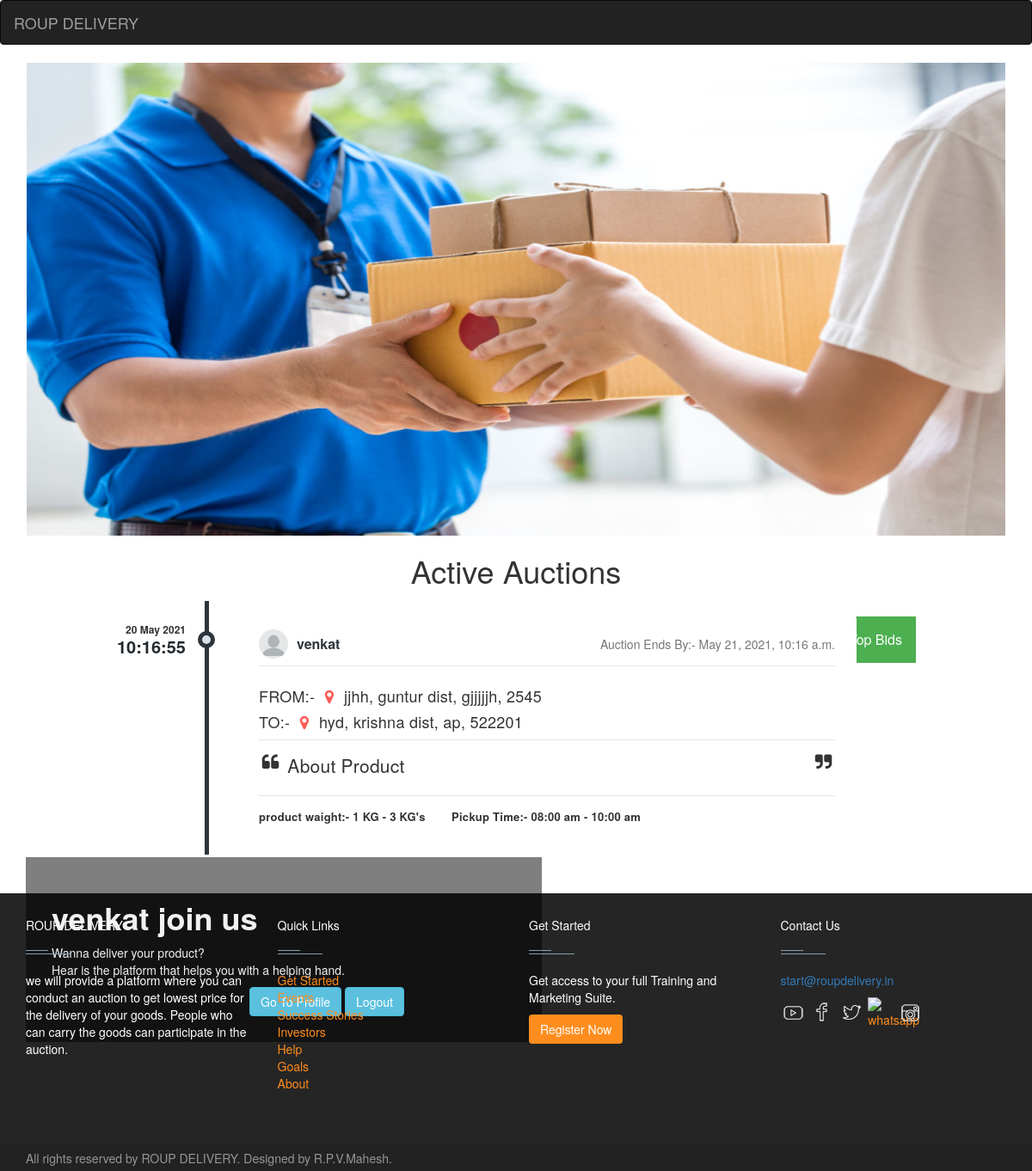
The app's page /home (signed in) with its own data.
### sample_app/models.py (models this page shows, shortened)
class deliv_form(models.Model):
	deliv_form_id = models.IntegerField()
	username = models.CharField(max_length=30)
	sender_name = models.CharField(max_length=30)
	sender_email_id = models.EmailField()
	sender_phone_no = models.IntegerField()
	sen_d_no = models.IntegerField()
	sen_city = models.CharField(max_length=30)
	sen_state = models.CharField(max_length=30)
	sen_district = models.CharField(max_length=30)
	sen_pincode = models.IntegerField()
	sen_land_mark = models.CharField(max_length=30)
	rec_name = models.CharField(max_length=30)
	rec_email_id= models.EmailField()
	rec_phone_no = models.IntegerField()
	rec_d_no = models.IntegerField()
	rec_city = models.CharField(max_length=30)
	rec_state = models.CharField(max_length=30)
	rec_district = models.CharField(max_length=30)
	rec_pincode = models.IntegerField()
	rec_land_mark = models.CharField(max_length=30)
	about_product = models.CharField(max_length=130)
	pro_waight = models.CharField(max_length=30)
	pickup_time = models.CharField(max_length=30)
	auction_time = models.DateTimeField(auto_now_add=False, auto_now=False, blank=True,null=True)
	auct_time = models.CharField(max_length=10)
	auct_year = models.IntegerField()
	auct_day = models.CharField(max_length=10)
	auct_month = models.CharField(max_length=10)
	auction_status = models.CharField(max_length=30,default='live',unique=False)
	time_stamp=models.DateTimeField()
	min_bid_amnt=models.IntegerField(default=0,unique=False)
	achived_by=models.CharField(max_length=30,default='None',unique=False)

### sample_app/views.py (the view)
# urls.py: 2. Add a URL to urlpatterns:  path('', views.home, name='home')
def home(request):
	import datetime
	import pytz
	x =datetime.datetime.now()
	x = pytz.utc.localize(x)
	trl_obj1 = bid_table.objects.all().order_by('bid_amount')
	trl_obj = deliv_form.objects.all().order_by('-time_stamp')
	return render(request,'sample_app/home.html',{'trl_obj':trl_obj,'res':x, 'trl_obj1':trl_obj1})

### templates/sample_app/home.html (shortened to what this page needs)
<!DOCTYPE html>
{% load staticfiles %}
{% load static %}
<html lang="en">
<head>
    <link rel="stylesheet" type="text/css" href="{% static 'css/home.css' %}">
  <link rel="stylesheet" href="https://maxcdn.bootstrapcdn.com/bootstrap/3.4.0/css/bootstrap.min.css">
</head>
<body>
<nav class="navbar navbar-inverse">
  <div class="container-fluid">
    <div class="navbar-header">
      <a class="navbar-brand" href="#">ROUP DELIVERY</a>
    </div>
  </div>
</nav>
<div class="container">
  <img class="first_img" src="{%static 'images/home.jpg'%}" style="width: 1320px; height: 550px;"  alt="Responsive image">
  <div class="content">
    <h1><b>{{ request.user.username }} join us</b></h1>
    <p>Wanna deliver your product? <br>Hear is the platform that helps you with a helping hand.</p>
    <div class="buttons">
    {% if request.user.username %}
    <a type="button" class="btn btn-info"href="profile">Go To Profile</a>
    <a type="button" class="btn btn-info"href="logout_user">Logout</a>
    {% else %}
    <a type="button" class="btn btn-warning"href="register">Register</a>
    <a type="button" class="btn btn-info"href="login_user">Login</a>
    {% endif %}
      </div>
  </div>
</div>
{% if request.user.username %}
<h1 align="center">Active Auctions</h1>
{% for i in trl_obj %}
{% if i.auction_time > res %}
<link href="https://maxcdn.bootstrapcdn.com/font-awesome/4.3.0/css/font-awesome.min.css" rel="stylesheet">
                 <ul class="timeline">
                        <li>
                                 <div class="dropdown" push-right>
                                  <button class="dropbtn">Top Bids</button>
                                </div>
                           <div class="timeline-time">
                              <span class="date">{{i.auct_day}} {{i.auct_month}} {{i.auct_year}}</span>
                              <span class="time">{{i.auct_time}}</span>
                           </div>
                           <div class="timeline-icon">
                              <a href="javascript:;">&nbsp;</a>
                           </div>
                           <div class="timeline-body">
                              <div class="timeline-header">
                                 <span class="userimage"> <img src="{%static "images/profile.png"%}" alt="no image"></span>
                                 <span class="username">{{i.username}}</span>
                                 <span class="pull-right text-muted">Auction Ends By:- {{i.auction_time}}</span>
                              </div>
                              <div class="timeline-content">
                                 <h4 class="template-title">FROM:-
                                    <i class="fa fa-map-marker text-danger fa-fw"></i>
                                    {{i.sen_city}}, {{i.sen_district}} dist, {{i.sen_state}}, {{i.sen_pincode}}
                                 </h4>
                                 <h4 class="template-title">TO:-
                                    <i class="fa fa-map-marker text-danger fa-fw"></i>
                                    {{i.rec_city}}, {{i.rec_district}} dist, {{i.rec_state}}, {{i.rec_pincode}}
                                 </h4>
                                 <div class="timeline-footer">
                                 <p class="lead">
                                    <i class="fa fa-quote-left fa-fw pull-left"></i>
                                    {{i.about_product}}
                                    <i class="fa fa-quote-right fa-fw pull-right"></i>
                                 </p>
                              </div>
                              <div class="timeline-footer"><b>
                                 product waight:- {{i.pro_waight}}
                                 &emsp;&emsp;Pickup Time:- {{i.pickup_time}}
                                </b>
                              </div>
                           </div>
                        </li>
                     </ul>
                     {% endif %}
                     {% endfor %}
                     {% endif %}
<footer id="footer" class="footer-1">
<div class="main-footer widgets-dark typo-light">
<div class="container">
<div class="row">
<div class="col-xs-12 col-sm-6 col-md-3">
<div class="widget subscribe no-box">
<h5 class="widget-title">ROUP DELIVERY<span></span></h5>
<p>we will provide a platform where you can conduct an auction to get lowest price for the delivery of your goods.
People who can carry the goods can participate in the auction.</p>
</div>
</div>
<div class="col-xs-12 col-sm-6 col-md-3">
<div class="widget no-box">
<h5 class="widget-title">Quick Links<span></span></h5>
<ul class="thumbnail-widget">
<li>
<div class="thumb-content"><a href="#.">Get Started</a></div>
</li>
<li>
<div class="thumb-content"><a href="#.">Events</a></div>
</li>
<li>
<div class="thumb-content"><a href="#.">Success Stories</a></div>
</li>
<li>
<div class="thumb-content"><a href="#.">Investors</a></div>
</li>
<li>
<div class="thumb-content"><a href="#.">Help</a></div>
</li>
<li>
<div class="thumb-content"><a href="#.">Goals</a></div>
</li>
<li>
<div class="thumb-content"><a href="#.">About</a></div>
</li>
</ul>
</div>
</div>
<div class="col-xs-12 col-sm-6 col-md-3">
<div class="widget no-box">
<h5 class="widget-title">Get Started<span></span></h5>
<p>Get access to your full Training and Marketing Suite.</p>
<a class="btn" href="register" >Register Now</a>
</div>
</div>
<div class="col-xs-12 col-sm-6 col-md-3">
<div class="widget no-box">
<h5 class="widget-title">Contact Us<span></span></h5>
<p><a href="mailto:info@domain.com" title="glorythemes">start@roupdelivery.in</a></p>
<ul class="social-footer2">
<li class=""><a title="youtube" target="_blank" href="https://www.youtube.com/"><img alt="youtube" width="30" height="30"></a></li>
<li class=""><a href="https://www.facebook.com/" target="_blank" title="Facebook"><img alt="Facebook" width="30" height="30"></a></li>
<li class=""><a href="https://twitter.com" target="_blank" title="Twitter"><img alt="Twitter" width="30" height="30"></a></li>
<li class=""><a href="https://wa.me/8886824649" target="_blank" title="Whatsapp"><img alt="whatsapp" width="20" height="20" src="https://www.nicepng.com/png/full/266-2665995_instagram-icon-white-black-whatsapp.png"></a></li>
  <li class=""><a title="instagram" target="_blank" href="https://www.instagram.com/"><img alt="instagram" width="30" height="30"></a></li>
</ul>
</div>
</div>
</div>
</div>
</div>
<div class="footer-copyright">
<div class="container">
<div class="row">
<div class="col-md-12 text-center">
<p>All rights reserved by ROUP DELIVERY. Designed by R.P.V.Mahesh.</p>
</div>
</div>
</div>
</div>
</footer>
</body>
</html>

### static/css/home.css (style rules this page uses)
* { box-sizing: border-box; }
body { font-family: Anton; font-size: 20px; background-color: #D7DBDD; }
.buttons { padding-left: 230px; }
.container { display: flex; align-items: center; height: 100%; width: 1450px; }
.container .first_img { height: 750px; width: 10px; margin: 1px; padding-left: 0px; padding-right: 0px; }
.container .content { position: absolute; bottom: 150px; background: rgb(0, 0, 0); background: rgba(0, 0, 0, 0.5); color: #f1f1f1; width: 50%; padding: 30px; }
footer .main-footer { padding: 20px 0; background: #252525; }
footer ul { padding-left: 0; list-style: none; }
.footer-copyright { background: #222; padding: 5px 0; }
.footer-copyright p { color: #969696; margin: 2px 0 0; }
.widget { padding: 20px; margin-bottom: 40px; }
.widget.no-box { padding: 0; background-color: transparent; margin-bottom: 40px; box-shadow: none; -webkit-box-shadow: none; -moz-box-shadow: none; -ms-box-shadow: none; -o-box-shadow: none; }
.widget.subscribe p { margin-bottom: 18px; }
.widget li a { color: #ff8d1e; }
.widget-title { margin-bottom: 20px; }
.widget-title span { background: #839FAD none repeat scroll 0 0;display: block; height: 1px;margin-top: 25px;position: relative;width: 20%; }
.widget-title span::after { background: inherit;content: "";height: inherit; position: absolute;top: -4px;width: 50%; }
.typo-light h1, .typo-light h2, .typo-light h3, .typo-light h4, .typo-light h5, .typo-light h6, .typo-light p, .typo-light div, .typo-light span, .typo-light small { color: #fff; }
ul.social-footer2 { margin: 0;padding: 0; width: auto; }
ul.social-footer2 li { display: inline-block;padding: 0; }
ul.social-footer2 li a { display: block; height:30px;width: 30px;text-align: center; }
.btn { background-color: #ff8d1e; color:#fff; }
.timeline { list-style-type: none; margin: 0; padding: 0; position: relative }
.timeline:before { content: ''; position: absolute; top: 5px; bottom: 5px; width: 5px; background: #2d353c; left: 20%; margin-left: -2.5px }
.timeline>li { position: relative; min-height: 50px; padding: 20px 0 }
.timeline .timeline-time { position: absolute; left: 0; width: 18%; text-align: right; top: 30px }
.timeline .timeline-time .date, .timeline .timeline-time .time { display: block; font-weight: 600 }
.timeline .timeline-time .date { line-height: 16px; font-size: 12px }
.timeline .timeline-time .time { line-height: 24px; font-size: 20px; color: #242a30 }
.timeline .timeline-icon { left: 15%; position: absolute; width: 10%; text-align: center; top: 40px }
.timeline .timeline-icon a { text-decoration: none; width: 20px; height: 20px; display: inline-block; border-radius: 20px; background: #d9e0e7; line-height: 10px; color: #fff; font-size: 14px; border: 5px solid #2d353c; transition: border-color .2s linear }
.timeline .timeline-body { margin-left: 23%; margin-right: 17%; background: #fff; position: relative; padding: 20px 25px; border-radius: 6px }
.timeline .timeline-body:before { content: ''; display: block; position: absolute; border: 10px solid transparent; border-right-color: #fff; left: -20px; top: 20px }
.timeline .timeline-body>div+div { margin-top: 15px }
.timeline .timeline-body>div+div:last-child { margin-bottom: -20px; padding-bottom: 20px; border-radius: 0 0 6px 6px }
.timeline-header { padding-bottom: 10px; border-bottom: 1px solid #e2e7eb; line-height: 30px }
.timeline-header .userimage { float: left; width: 34px; height: 34px; border-radius: 40px; overflow: hidden; margin: -2px 10px -2px 0 }
.timeline-header .username { font-size: 16px; font-weight: 600 }
.timeline-header .username, .timeline-header .username a { color: #2d353c }
.timeline img { max-width: 100%; display: block }
.timeline-content { letter-spacing: .25px; line-height: 18px; font-size: 13px }
.timeline-content:after, .timeline-content:before { content: ''; display: table; clear: both }
.timeline-footer { background: #fff; border-top: 1px solid #e2e7ec; padding-top: 15px }
.lead { margin-bottom: 20px; font-size: 21px; font-weight: 300; line-height: 1.4; }
.text-danger, .text-red { color: #ff5b57!important; }
.dropbtn { background-color: #4CAF50; color: white; padding: 16px; font-size: 16px; border: none; cursor: pointer; }
.dropdown { position: relative; top: 3px; right:135px; float: right; display: inline-block; }

### records on screen
deliv_form: auct_day "20", auct_month "May", auct_year "2021", auct_time "10:16:55", username "venkat", auction_time "May 21, 2021, 10:16 a.m.", sen_city "jjhh", sen_district "guntur", sen_state "gjjjjjh", sen_pincode "2545", rec_city "hyd", rec_district "krishna", rec_state "ap", rec_pincode "522201", about_product "About Product", pro_waight "1 KG - 3 KG's", pickup_time "08:00 am - 10:00 am"

### other values on screen
{{ request.user.username }} "venkat"
